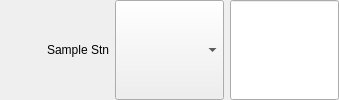
        <widget class="caFrame" name="Sample_stn_choice">
         <layout class="QHBoxLayout" name="horizontalLayout_5" stretch="1,1,1">
          <property name="margin">
           <number>0</number>
          </property>
          <item>
           <widget class="caLabel" name="calabel_35">
            <property name="text">
             <string>Sample Stn</string>
            </property>
            <property name="alignment">
             <set>Qt::AlignRight|Qt::AlignTrailing|Qt::AlignVCenter</set>
            </property>
            <property name="fontScaleMode">
             <enum>ESimpleLabel::WidthAndHeight</enum>
            </property>
           </widget>
          </item>
          <item>
           <widget class="caMenu" name="camenu_4">
            <property name="sizePolicy">
             <sizepolicy hsizetype="Preferred" vsizetype="Preferred">
              <horstretch>0</horstretch>
              <verstretch>0</verstretch>
             </sizepolicy>
            </property>
            <property name="channel" stdset="0">
             <string notr="true">$(P)$(CRL):sample</string>
            </property>
            <property name="colorMode">
             <enum>caMenu::Static</enum>
            </property>
            <property name="background">
             <color>
              <red>115</red>
              <green>223</green>
              <blue>255</blue>
             </color>
            </property>
           </widget>
          </item>
          <item>
           <widget class="caLineEdit" name="caLineEdit_23">
            <property name="sizePolicy">
             <sizepolicy hsizetype="Preferred" vsizetype="Expanding">
              <horstretch>0</horstretch>
              <verstretch>0</verstretch>
             </sizepolicy>
            </property>
            <property name="font">
             <font>
              <pointsize>16</pointsize>
             </font>
            </property>
            <property name="text">
             <string/>
            </property>
            <property name="alignment">
             <set>Qt::AlignRight|Qt::AlignTrailing|Qt::AlignVCenter</set>
            </property>
            <property name="channel" stdset="0">
             <string notr="true">$(P)$(CRL):sample_RBV</string>
            </property>
            <property name="foreground">
             <color>
              <red>10</red>
              <green>0</green>
              <blue>184</blue>
             </color>
            </property>
            <property name="background">
             <color>
              <red>200</red>
              <green>200</green>
              <blue>200</blue>
             </color>
            </property>
            <property name="colorMode">
             <enum>caLineEdit::Static</enum>
            </property>
            <property name="precision">
             <number>0</number>
            </property>
            <property name="precisionMode">
             <enum>caLineEdit::User</enum>
            </property>
            <property name="fontScaleMode" stdset="0">
             <enum>caLineEdit::None</enum>
            </property>
            <property name="formatType">
             <enum>caLineEdit::string</enum>
            </property>
           </widget>
          </item>
         </layout>
        </widget>
